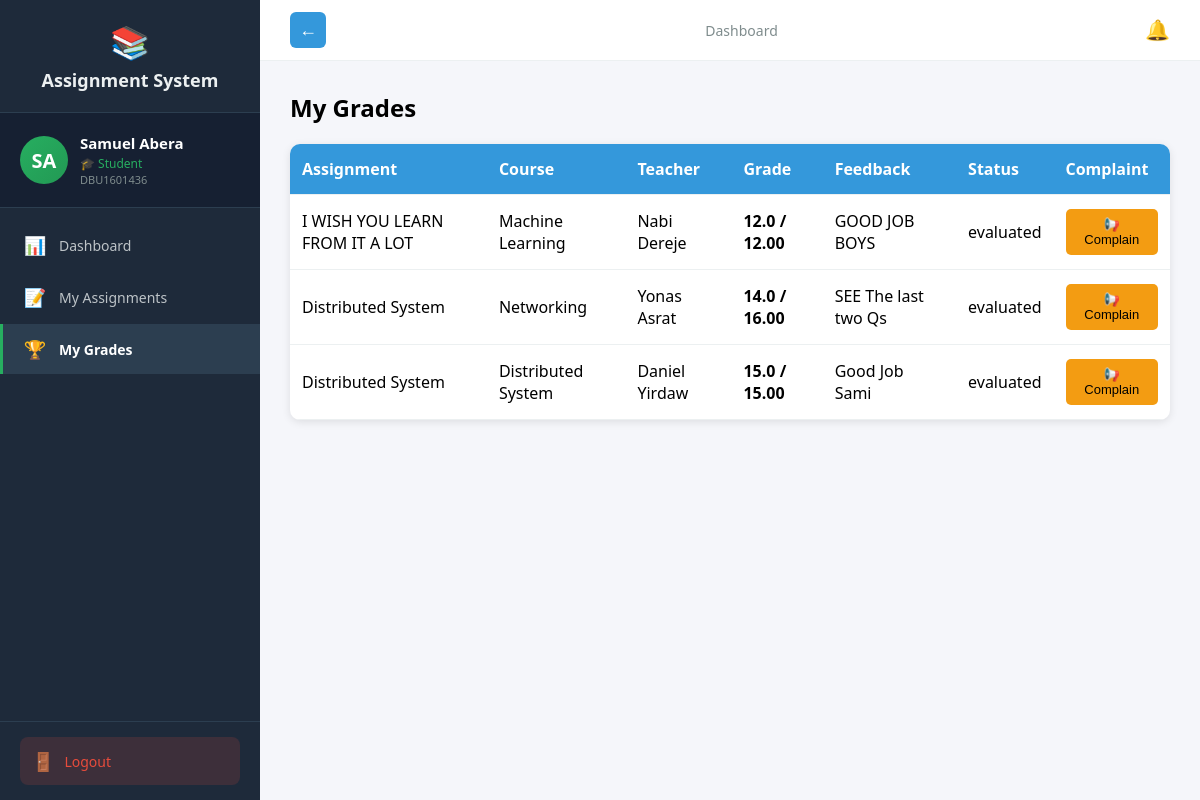
Screenshot of /student/grades (signed in) with the database file from the repository.
### tables this page shows
CREATE TABLE users (
            id TEXT PRIMARY KEY,
            user_id TEXT UNIQUE NOT NULL,
            first_name TEXT NOT NULL,
            last_name TEXT NOT NULL,
            email TEXT UNIQUE NOT NULL,
            password_hash TEXT NOT NULL,
            role TEXT NOT NULL,
            is_approved INTEGER DEFAULT 0,
            created_at TIMESTAMP DEFAULT CURRENT_TIMESTAMP,
            updated_at TIMESTAMP DEFAULT CURRENT_TIMESTAMP,
            node_id TEXT
        );

CREATE TABLE submissions (
            id TEXT PRIMARY KEY,
            assignment_id TEXT REFERENCES assignments(id),
            student_id TEXT REFERENCES students(id),
            files TEXT,
            student_comment TEXT,
            submitted_at TIMESTAMP DEFAULT CURRENT_TIMESTAMP,
            updated_at TIMESTAMP DEFAULT CURRENT_TIMESTAMP,
            grade REAL,
            feedback TEXT,
            evaluated_at TIMESTAMP,
            status TEXT DEFAULT 'submitted',
            complaint TEXT,
            complaint_status TEXT,
            group_id TEXT,
            node_id TEXT
        );

CREATE TABLE assignments (
            id TEXT PRIMARY KEY,
            title TEXT NOT NULL,
            description TEXT,
            teacher_id TEXT REFERENCES teachers(id),
            course_name TEXT NOT NULL,
            department TEXT NOT NULL,
            year INTEGER NOT NULL,
            deadline TIMESTAMP NOT NULL,
            late_submission INTEGER DEFAULT 0,
            penalty_per_day REAL DEFAULT 0.0,
            max_score REAL DEFAULT 100.0,
            is_group INTEGER DEFAULT 0,
            max_group_size INTEGER DEFAULT 1,
            teacher_comment TEXT,
            files TEXT,
            created_at TIMESTAMP DEFAULT CURRENT_TIMESTAMP,
            updated_at TIMESTAMP DEFAULT CURRENT_TIMESTAMP,
            node_id TEXT
        );

### routes_student.py (the view, shortened to what this page needs)
@student_bp.route('/grades')
@login_required
def grades():
    if current_user.role != 'student':
        return redirect(url_for('auth.login'))
    conn = get_db()
    cur = conn.cursor()
    cur.execute("SELECT id FROM students WHERE user_id = ?", (current_user.id,))
    student = cur.fetchone()
    if not student:
        return redirect(url_for('student.dashboard'))
    student_id = student['id']
    cur.execute("""
        SELECT a.title, a.course_name, u.first_name, u.last_name,
               s.grade, s.feedback, s.status, s.submitted_at, s.id as submission_id,
               s.complaint, s.complaint_status, a.max_score, a.penalty_per_day, a.deadline
        FROM submissions s
        JOIN assignments a ON s.assignment_id = a.id
        JOIN teachers t ON a.teacher_id = t.id
        JOIN users u ON t.user_id = u.id
        WHERE s.student_id = ?
        ORDER BY s.submitted_at DESC
    """, (student_id,))
    grades = cur.fetchall()
    processed = []
    from math import ceil
    for g in grades:
        max_score = float(g['max_score']) if g['max_score'] is not None else 100.0
        eff = max_score
        try:
            submitted_at = datetime.strptime(g['submitted_at'], '%Y-%m-%d %H:%M:%S') if g['submitted_at'] else None
            deadline_dt = datetime.strptime(g['deadline'], '%Y-%m-%d %H:%M:%S') if g['deadline'] else None
        except Exception:
            submitted_at = None
            deadline_dt = None
        processed.append((g[0], g[1], g[2], g[3], g[4], g[5], g[6], g[7], g[8], g[9], g[10], eff))
    conn.close()
    return render_template('student/grades.html', grades=processed)

### auth.py (called while the page is built)
def get_db():
    conn = sqlite3.connect('assignments.db')
    conn.row_factory = sqlite3.Row
    return conn

@login_manager.user_loader
def load_user(user_id):
    conn = get_db()
    cur = conn.cursor()
    cur.execute("SELECT id, user_id, first_name, last_name, email, role, is_approved FROM users WHERE id = ?", (user_id,))
    user = cur.fetchone()
    cur.close()
    conn.close()
    if user:
        from flask_login import UserMixin
        class User(UserMixin):
            pass
        u = User()
        u.id = user['id']
        u.user_id = user['user_id']
        u.first_name = user['first_name']
        u.last_name = user['last_name']
        u.email = user['email']
        u.role = user['role']
        u.is_approved = user['is_approved']
        return u
    return None

### routes_student.py (called while the page is built)
def get_db():
    conn = sqlite3.connect('assignments.db')
    conn.row_factory = sqlite3.Row
    return conn

### templates/student/grades.html (shortened to what this page needs)
{% extends "student_base.html" %}
{% block content %}
<h2>My Grades</h2>
{% if grades %}
<table>
    <tr><th>Assignment</th><th>Course</th><th>Teacher</th><th>Grade</th><th>Feedback</th><th>Status</th><th>Complaint</th></tr>
    {% for g in grades %}
    <tr>
        <td>{{ g[0] }}</td><td>{{ g[1] }}</td><td>{{ g[2] }} {{ g[3] }}</td>
        <td><strong>{% if g[4] is not none %}{{ g[4] }} / {{ '%.2f'|format(g[11]) }}{% else %}-{% endif %}</strong></td>
        <td>
            {% if g[5] %}
                {{ g[5] }}
            {% else %}
                <span style="color:#999;">No feedback yet</span>
            {% endif %}
        </td>
        <td>{{ g[6] }}</td>
        <td>
            {% if g[6] == 'evaluated' and g[4] is not none %}
                {% if g[9] %}
                    <span class="complaint-badge">📢 Complained</span>
                    {% if g[10] == 'responded' %}
                        <div class="response-box">
                            <strong>Response:</strong> {{ g[9] }}
                        </div>
                    {% else %}
                        <br><small style="color:#f39c12;">Pending response...</small>
                    {% endif %}
                {% else %}
                    <button class="btn btn-warning" onclick="showComplaint({{ g[8] }})">📢 Complain</button>
                {% endif %}
            {% else %}
                <small style="color:#999;">Available after evaluation</small>
            {% endif %}
        </td>
    </tr>
    {% endfor %}
</table>
{% else %}
<p>No grades yet.</p>
{% endif %}
{% endblock %}

### templates/student_base.html (shortened to what this page needs)
<!DOCTYPE html>
<html>
<head>
</head>
<body>
    <div class="layout">
        <div class="sidebar" id="sidebar">
            <div class="logo">
                <span class="icon">📚</span>
                Assignment System
            </div>
            <div class="profile-card">
                <div class="avatar">{{ current_user.first_name[0] }}{{ current_user.last_name[0] }}</div>
                <div class="info">
                    <div class="name">{{ current_user.first_name }} {{ current_user.last_name }}</div>
                    <div class="role">🎓 Student</div>
                    <div class="id-text">{{ current_user.user_id }}</div>
                </div>
            </div>
            <nav>
                <a href="/student/dashboard" class="{{ 'active' if request.path == '/student/dashboard' }}" onclick="closeSidebar()">
                    <span class="icon">📊</span> Dashboard
                </a>
                <a href="/student/dashboard#assignments" onclick="closeSidebar()">
                    <span class="icon">📝</span> My Assignments
                </a>
                <a href="/student/grades" class="{{ 'active' if request.path == '/student/grades' }}" onclick="closeSidebar()">
                    <span class="icon">🏆</span> My Grades
                </a>
            </nav>
            <div class="sidebar-footer">
                <a href="/logout" class="logout-btn">
                    <span class="icon">🚪</span> Logout
                </a>
            </div>
        </div>
        <div class="main">
            <div class="topbar">
                {% if request.path != '/student/dashboard' %}
                <button id="back-btn" class="back-btn" onclick="goBack()"><span class="back-icon">←</span></button>
                {% endif %}
                <div class="breadcrumb">
                    {% block page_title %}Dashboard{% endblock %}
                </div>
                <div style="position:relative;">
                    <button id="notifBell" class="notif-bell" aria-label="Notifications">🔔
                    </button>
                </div>
            </div>
            <div class="content">
                {% block content %}{% endblock %}
            </div>
        </div>
    </div>
</body>
</html>

### templates/student_base.html (style rules this page uses)
* { margin: 0; padding: 0; box-sizing: border-box; }
body { font-family: 'Segoe UI', Arial, sans-serif; background: #f5f6fa; }
.layout { display: flex; min-height: 100vh; }
.sidebar { width: 260px; background: #1e2a3a; color: #ecf0f1; padding: 0; position: fixed; height: 100vh; overflow-y: auto; z-index: 100; transition: transform 0.3s; display: flex; flex-direction: column; }
.sidebar .logo { padding: 20px; font-size: 18px; font-weight: bold; text-align: center; border-bottom: 1px solid #2c3e50; }
.sidebar .logo .icon { font-size: 32px; display: block; margin-bottom: 5px; }
.sidebar .profile-card { padding: 20px; border-bottom: 1px solid #2c3e50; display: flex; align-items: center; gap: 12px; background: #162032; }
.sidebar .profile-card .avatar { width: 48px; height: 48px; border-radius: 50%; background: linear-gradient(135deg, #27ae60, #229954); color: white; display: flex; align-items: center; justify-content: center; font-weight: bold; font-size: 20px; flex-shrink: 0; }
.sidebar .profile-card .info { overflow: hidden; }
.sidebar .profile-card .info .name { font-weight: 600; font-size: 15px; color: white; white-space: nowrap; overflow: hidden; text-overflow: ellipsis; }
.sidebar .profile-card .info .role { font-size: 12px; color: #27ae60; margin-top: 2px; }
.sidebar .profile-card .info .id-text { font-size: 11px; color: #7f8c8d; }
.sidebar nav { flex: 1; padding: 10px 0; }
.sidebar nav a { display: flex; align-items: center; padding: 13px 20px; color: #bdc3c7; text-decoration: none; font-size: 14px; border-left: 3px solid transparent; cursor: pointer; transition: all 0.2s; margin: 2px 0; }
.sidebar nav a.active { background: #2c3e50; color: white; border-left-color: #27ae60; font-weight: bold; }
.sidebar nav a .icon { margin-right: 12px; font-size: 18px; width: 24px; text-align: center; }
.sidebar .sidebar-footer { padding: 15px 20px; border-top: 1px solid #2c3e50; }
.sidebar .sidebar-footer .logout-btn { display: flex; align-items: center; gap: 10px; padding: 12px; background: rgba(231,76,60,0.15); color: #e74c3c; text-decoration: none; border-radius: 8px; font-size: 14px; font-weight: 500; transition: all 0.2s; }
.sidebar .sidebar-footer .logout-btn .icon { font-size: 18px; }
.main { margin-left: 260px; flex: 1; width: calc(100% - 260px); }
.topbar { background: white; padding: 12px 30px; display: flex; justify-content: space-between; align-items: center; border-bottom: 1px solid #ecf0f1; }
.back-btn { background: #3498db; color: white; border: none; padding: 6px 10px; border-radius: 6px; cursor: pointer; font-size: 16px; margin-right: 12px; display: inline-flex; align-items: center; justify-content: center; width:36px; height:36px; }
.back-btn .back-icon { font-weight: 700; font-size: 18px; line-height: 1; }
.topbar .breadcrumb { color: #7f8c8d; font-size: 14px; }
.notif-bell { position: relative; background: none; border: none; font-size: 20px; cursor: pointer; color: #2c3e50; }
.content { padding: 30px; }

### templates/student/grades.html (style rules this page uses)
table { width: 100%; border-collapse: collapse; margin: 20px 0; background: white; border-radius: 10px; overflow: hidden; box-shadow: 0 2px 8px rgba(0,0,0,0.1); }
th, td { padding: 14px 12px; text-align: left; border-bottom: 1px solid #ecf0f1; }
th { background: #3498db; color: white; }
.btn { padding: 8px 14px; border: none; border-radius: 5px; cursor: pointer; text-decoration: none; color: white; font-size: 13px; }
.btn-warning { background: #f39c12; color: black; }

### rows the page displays
users: first_name "S", last_name "A", first_name "Samuel", last_name "Abera", user_id "DBU1601436"
submissions: title "I WISH YOU LEARN FROM IT A LOT", course_name "Machine Learning", first_name "Nabi", last_name "Dereje", grade "12.0", feedback "GOOD JOB BOYS", status "evaluated"
assignments: max_score "12.00"
submissions: title "Distributed System", course_name "Networking", first_name "Yonas", last_name "Asrat", grade "14.0", feedback "SEE The last two Qs", status "evaluated"
assignments: max_score "16.00"
submissions: title "Distributed System", course_name "Distributed System", first_name "Daniel", last_name "Yirdaw", grade "15.0", feedback "Good Job Sami", status "evaluated"
assignments: max_score "15.00"
